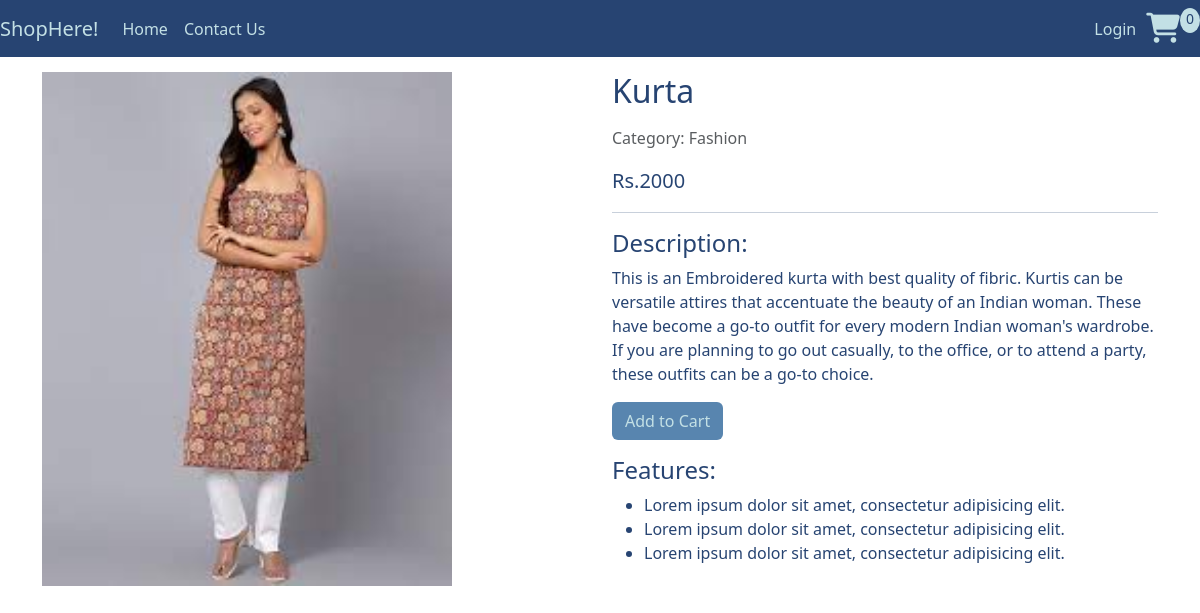
The app's page /products/2 with its own data.
### shop/models.py (models this page shows, shortened)
class Product_details(models.Model):
    prod_id=models.AutoField
    prod_name=models.CharField(max_length=30)
    prod_desc=models.TextField()
    image = models.ImageField(upload_to='product/images', default="")
    price = models.IntegerField(default=0)
    pub_date=models.DateField(auto_now_add=True)
    category=models.CharField(max_length=50,default="Sale")
    digital = models.BooleanField(default=False, null=True, blank=True)

### shop/views.py (the view)
# urls.py: path("products/<int:myid>", views.prodView, name="ProdView"),
def prodView(request, myid):
    data=cartData(request)  #Request data from cartData function
    cartItems=data['cartItems'] #Get number of item present in cart
    product=Product_details.objects.filter(id=myid)
    return render(request, "prodView.html",{'products':product[0],'cartItems':cartItems})

### shop/utilis.py (called while the page is built, shortened)
def cookieCart(request):
    try:
       cart=json.loads(request.COOKIES['cart'])
    except:
        cart={}
    items=[]
    order={'get_cart_total':0,'get_cart_items':0,'shipping':False}
    cartItems=order['get_cart_items']
    return {'cartItems':cartItems,'order':order,'items':items}

def cartData(request):
    if request.user.is_authenticated:
        try:
            customer = request.user.customer
        except Customer.DoesNotExist:
            customer = None
        if customer:
            order, created = Order.objects.get_or_create(customer=customer, complete=False)
            items = order.orderitem_set.all()
            cart_items = order.get_cart_items
        else:
            cart_items, order, items = None, None, None
    else:
        cookie_data = cookieCart(request)
        cart_items = cookie_data['cartItems']
        order = cookie_data['order']
        items = cookie_data['items']
    return {'cartItems': cart_items, 'order': order, 'items': items}

### shop/templates/prodView.html (shortened to what this page needs)
{% extends 'index.html' %}
{% load static %}
{% block body %}
<div class="row prodView">
    <div class="col-md-6">
        <img src="/media/{{products.image}}" alt="Product Image" class="w-75 img-item">
    </div>
    <div class="col-md-6">
        <h2 class="mb-3">{{products.prod_name}}</h2>
        <p class="text-muted">Category: {{products.category}}</p>
        <p class="lead">Rs.{{products.price}}</p>
        <hr>
        <h4>Description:</h4>
        <p>{{products.prod_desc}}.</p>
        <div class="mb-3">
            <button data-product="{{products.id}}" data-action="add"
                class="btn add-btn  update-cart">Add to Cart</button>
        </div>
        <h4>Features:</h4>
        <ul>
            <li>Lorem ipsum dolor sit amet, consectetur adipisicing elit. </li>
            <li>Lorem ipsum dolor sit amet, consectetur adipisicing elit. </li>
            <li>Lorem ipsum dolor sit amet, consectetur adipisicing elit. </li>
        </ul>
    </div>
</div>
{% endblock %}

### shop/static/css/index.css (style rules this page uses)
h4,h6 { color:hsl(0, 0%, 30%); }
.btn { border-radius: 0; }

### shop/templates/prodView.html (style rules this page uses)
.add-btn { background-color: #5885af; color: #c3e0e5; }
.img-item { background-size: cover; }
.prodView { color: #274472; }

### records on screen
Product_details: image (picture), prod_name "Kurta", category "Fashion", price "2000", prod_desc "This is an Embroidered kurta with best quality of fibric. Kurtis can be versatile attires that accentuate the beauty of an Indian woman. These have become a go-to outfit for every modern Indian woman's wardrobe. If you are planning to go out casually, to the office, or to attend a party, these outfits can be a go-to choice"

### other values on screen
{{ cartItems }} "0"
